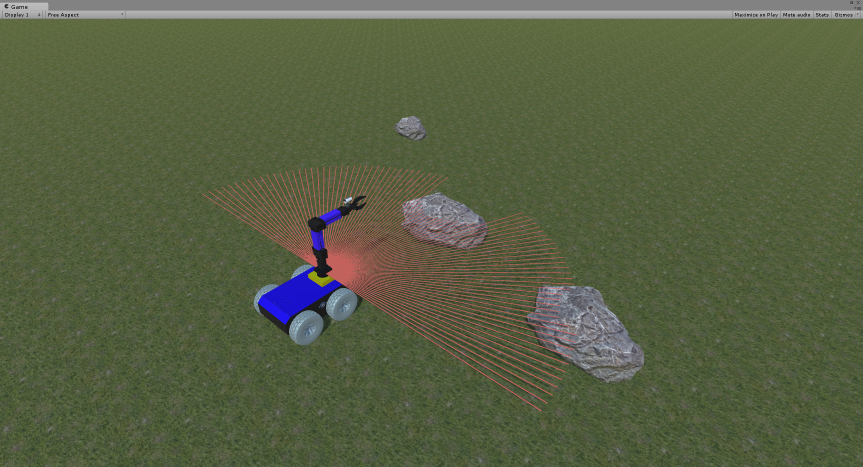
#> input picture src/assets/behance/unity-matlab-simulator-1.png, 1726 x 934 px (shown at 1/2 size)
$ python generate_story.py
#> lines starting #> are read from the running program, lines starting #| are printed output that depends on the picture
"""Generate the "The story" film with Wan 2.2 First-Last-Frame to Video on a ComfyUI server.

Five segments (1->2, 2->3, 3->4, 4->5, 5->6) between six Behance stills, saved as PNG frames.

Usage (PowerShell):
    $env:COMFY_URL = "http://<comfy-host>:8188"
    uv run --with pillow python scripts/comfy/generate_story.py --segments 1 --width 832 --height 480   # test
    uv run --with pillow python scripts/comfy/generate_story.py                                         # all, 1280x720

Output (not committed): build/story-src/<WxH>/seg_<k>/frame_00000.png ... and render_log.json.
Splice and encode afterwards with scripts/comfy/encode_story.ps1.
"""

from __future__ import annotations

import argparse
import copy
import io
import json
import os
import time
import urllib.parse
import urllib.request
import uuid
from pathlib import Path

from PIL import Image, ImageOps

ROOT = Path(__file__).resolve().parents[2]
WORKFLOW = Path(__file__).with_name("wan22_flf2v_api.json")
PRESETS = {
    # Stills as originally specified (two of them show a person).
    "spec": [
        "unity-matlab-simulator-1.png",
        "robot-teleoperation-1.jpg",
        "automotive-assembling-1.jpg",
        "drone-instrumentation-2.jpg",
        "antique-buildings-3.jpg",
        "vr-runner-4.jpg",
    ],
    # Same projects and order, with people-free stills for robot teleoperation and VR Runner.
    # With "spec", Wan invents human figures when morphing towards a person.
    "no-people": [
        "unity-matlab-simulator-1.png",
        "robot-teleoperation-3.jpg",
        "automotive-assembling-1.jpg",
        "drone-instrumentation-2.jpg",
        "antique-buildings-3.jpg",
        "vr-runner-2.jpg",
    ],
    # Variant with the ground-level VR Runner still (maze entrance).
    "no-people-vr1": [
        "unity-matlab-simulator-1.png",
        "robot-teleoperation-3.jpg",
        "automotive-assembling-1.jpg",
        "drone-instrumentation-2.jpg",
        "antique-buildings-3.jpg",
        "vr-runner-1.jpg",
    ],
}
# Pixels to trim (left, top, right, bottom) before fitting: editor toolbar and screen frames.
TRIM = {
    "unity-matlab-simulator-1.png": (0, 22, 0, 0),
    "robot-teleoperation-3.jpg": (14, 14, 14, 14),
}
SEED = 20261018


def comfy_url() -> str:
    return os.environ.get("COMFY_URL", "http://127.0.0.1:8188").rstrip("/")


def request(path: str, data: bytes | None = None, headers: dict | None = None) -> bytes:
    req = urllib.request.Request(comfy_url() + path, data=data, headers=headers or {})
    with urllib.request.urlopen(req, timeout=120) as res:
        return res.read()


def upload_image(name: str, png: bytes) -> str:
    boundary = uuid.uuid4().hex
    body = io.BytesIO()
    for field, value in (("overwrite", "true"), ("type", "input")):
        body.write(f'--{boundary}\r\nContent-Disposition: form-data; name="{field}"\r\n\r\n{value}\r\n'.encode())
    body.write(
        f'--{boundary}\r\nContent-Disposition: form-data; name="image"; filename="{name}"\r\n'
        f"Content-Type: image/png\r\n\r\n".encode()
    )
    body.write(png)
    body.write(f"\r\n--{boundary}--\r\n".encode())
    res = json.loads(
        request("/upload/image", body.getvalue(), {"Content-Type": f"multipart/form-data; boundary={boundary}"})
    )
    return res["name"]


def prepare_stills(sources: list[str], width: int, height: int, out_dir: Path) -> list[str]:
    """Center-crop each still to the target aspect ratio (no distortion), resize, upload."""
#> called with width = 1280, height = 720
    names = []
    out_dir.mkdir(parents=True, exist_ok=True)
    for i, src in enumerate(sources, start=1):
        img = Image.open(ROOT / "src/assets/behance" / src).convert("RGB")
#> img is the input picture: PIL image 1726x934 RGB; mean R, G, B 87.9, 96.4, 67.1
        left, top, right, bottom = TRIM.get(src, (0, 0, 0, 0))
        img = img.crop((left, top, img.width - right, img.height - bottom))
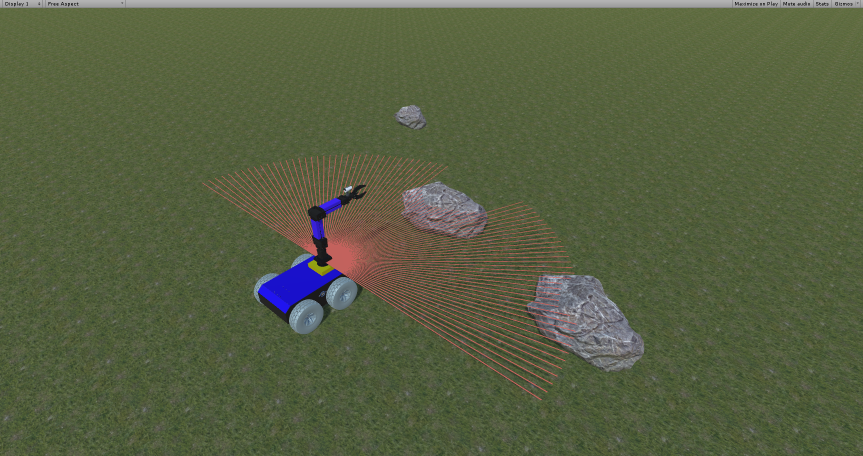
#> img: PIL image 1726x912 RGB (shown at 1/2 size); mean R, G, B 86.9, 95.5, 65.5
        fitted = ImageOps.fit(img, (width, height), Image.Resampling.LANCZOS, centering=(0.5, 0.5))
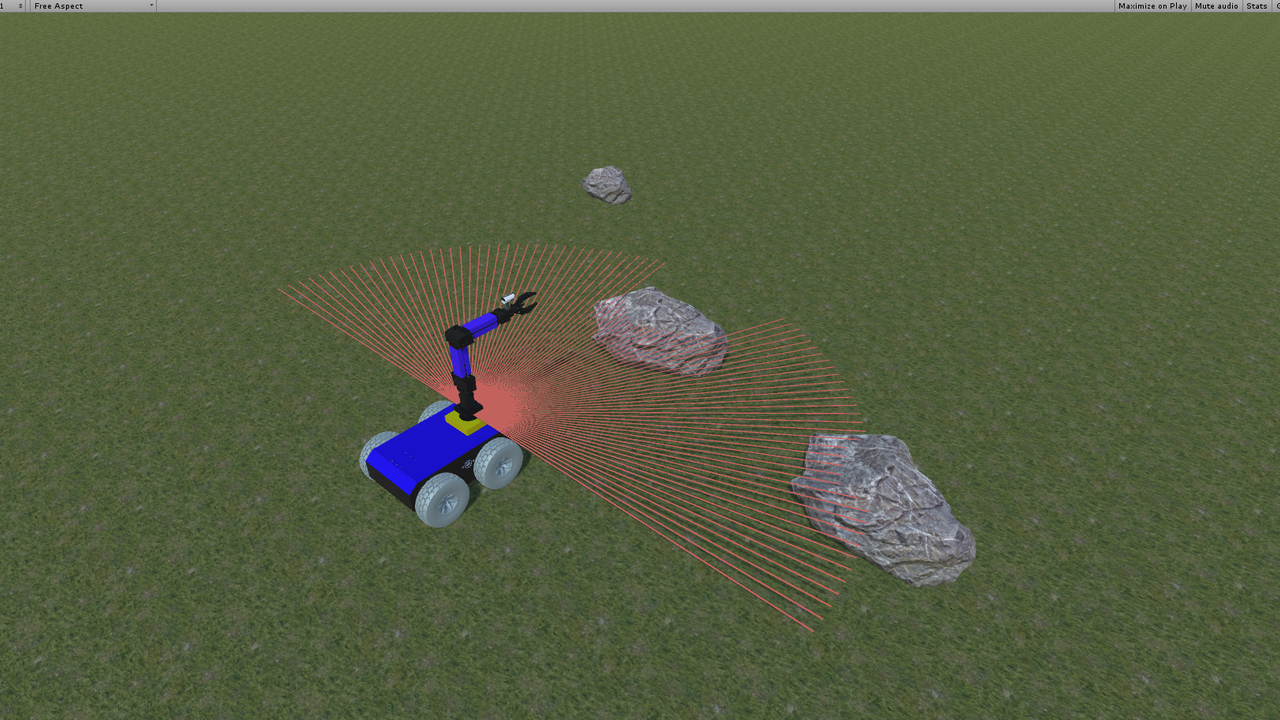
#> fitted: PIL image 1280x720 RGB; mean R, G, B 87, 95.4, 65.7
        local = out_dir / f"still_{i:02d}.png"
        fitted.save(local)
        names.append(upload_image(f"portfolio_story_{Path(src).stem}_{width}x{height}.png", local.read_bytes()))
#> (the call stopped at in request, `with urllib.request.urlopen(req, timeout=120) as res:`: the network is not available in this run)
    return names


# [43 lines left out: function run_segment, not called in this run]


def main() -> None:
    parser = argparse.ArgumentParser()
    parser.add_argument("--width", type=int, default=1280)
    parser.add_argument("--height", type=int, default=720)
    parser.add_argument("--length", type=int, default=65, help="frames per segment (4n+1); 65 = ~4 s at 16 fps")
    parser.add_argument("--seed", type=int, default=SEED)
    parser.add_argument("--segments", default="1,2,3,4,5", help="comma list, e.g. 1 or 1,2,3,4,5")
    parser.add_argument("--no-lora", action="store_true", help="no lightx2v LoRA (slower, more steps)")
    parser.add_argument("--steps", type=int, default=20, help="steps when --no-lora")
    parser.add_argument("--cfg", type=float, default=3.5, help="cfg when --no-lora")
    parser.add_argument("--stills", choices=sorted(PRESETS), default="no-people")
    parser.add_argument("--tag", default="", help="suffix for the output folder")
    args = parser.parse_args()

    out_dir = ROOT / "build/story-src" / f"{args.width}x{args.height}{args.tag}"
    stills = prepare_stills(PRESETS[args.stills], args.width, args.height, out_dir / "stills")
    log = {"comfy": "COMFY_URL", "stills": PRESETS[args.stills], "seed": args.seed, "width": args.width, "height": args.height,
           "length": args.length, "fps": 16, "lora": not args.no_lora,
           "steps": args.steps if args.no_lora else 4, "cfg": args.cfg if args.no_lora else 1.0, "segments": []}
    for k in [int(s) for s in args.segments.split(",")]:
        log["segments"].append(run_segment(k, stills[k - 1], stills[k], args, out_dir))
        (out_dir / "render_log.json").write_text(json.dumps(log, indent=2), encoding="utf-8")
    total = sum(s["seconds"] for s in log["segments"])
    print(f"total render time: {total} s")


if __name__ == "__main__":
#> (the run stopped early here; a loop or call above may not have finished)
